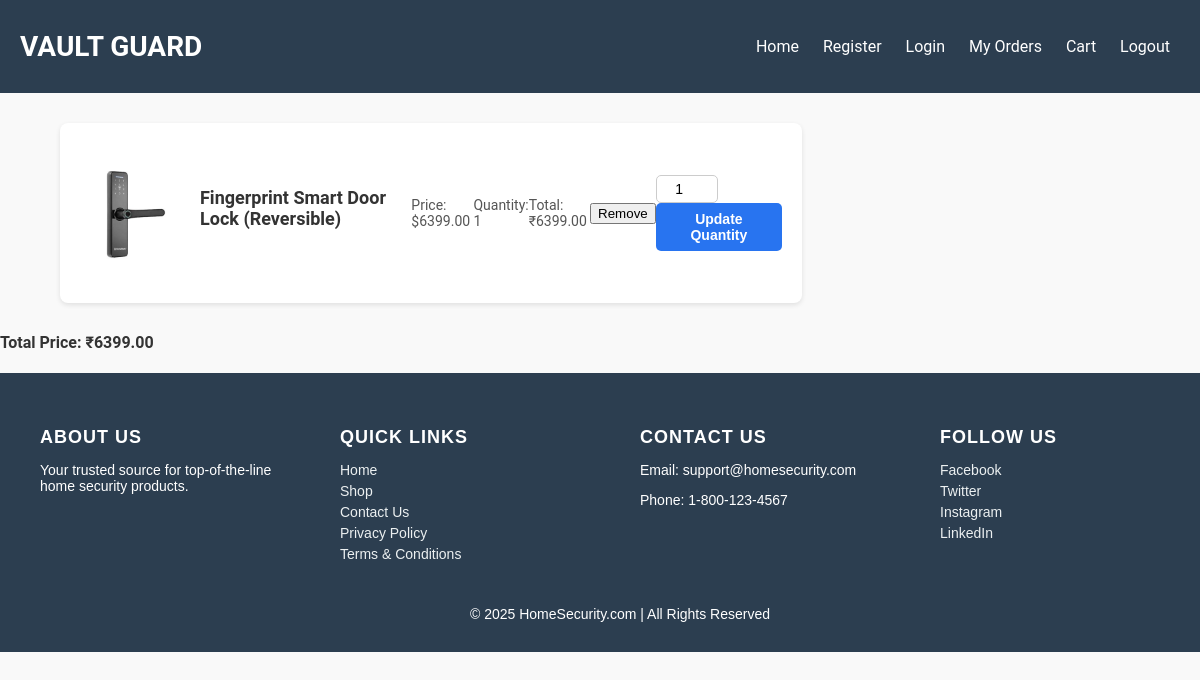
Before: /cart/ (signed in) with the older database file.
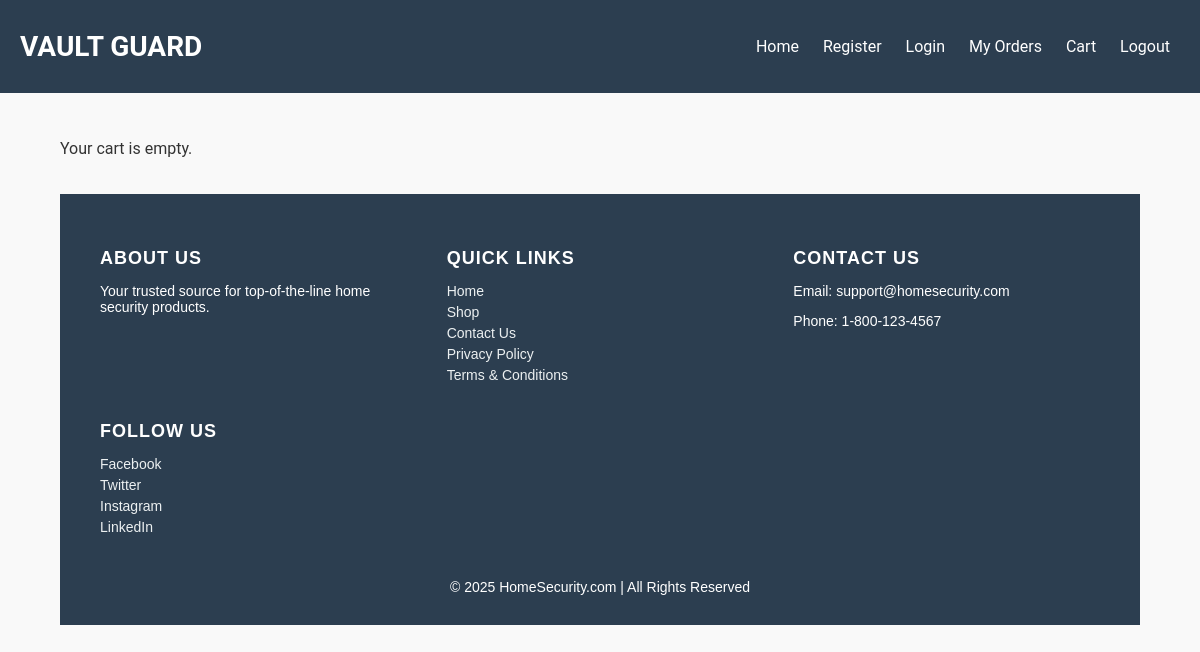
After: the same page with the newer database file.
### app/models.py (models this page shows, shortened)
class CartItem(models.Model):
    cart = models.ForeignKey(Cart, related_name='items', on_delete=models.CASCADE)
    product = models.ForeignKey(Product, on_delete=models.CASCADE)
    quantity = models.PositiveIntegerField(default=1)
    def get_total_price(self):
        return self.product.price * self.quantity

class Product(models.Model):
    name = models.CharField(max_length=200)
    description = models.TextField()
    price = models.DecimalField(max_digits=10, decimal_places=2)
    stock = models.IntegerField()
    image = models.ImageField(upload_to='products/')
    category = models.CharField(max_length=100)

### app/views.py (the view)
# urls.py: path('cart/', views.view_cart, name='view_cart'),
def view_cart(request):
    cart, created = Cart.objects.get_or_create(user=request.user)
    cart_items = cart.items.all()
    total_price = cart.get_total_price()
    return render(request, 'view_cart.html', {'cart_items': cart_items, 'total_price': total_price})

### app/models.py (called while the page is built)
    def get_total_price(self):
        total = sum(item.get_total_price() for item in self.items.all())
        return total

### templates/view_cart.html (shortened to what this page needs)
<!DOCTYPE html>
<html lang="en">
<head>
    {% load static %}
    <link rel="stylesheet" href="{% static 'css/cart.css' %}">
</head>
<body>
       <header class="navbar">
        <div class="navbar-left">
            <h1>VAULT GUARD</h1>
        </div>
        <nav class="navbar-right">
            <a href="/">Home</a>
            <a href="{% url 'register' %}">Register</a>
            <a href="{% url 'login' %}">Login</a>
            <a href="{% url 'user_orders' %}">My Orders</a>
            <a href="{% url 'view_cart' %}">Cart</a>
            <a href="{% url 'logout' %}">Logout</a>
        </nav>
    </header>
    <div class="cart-box">
    {% if cart_items %}
        <ul class="cart-items">
            {% for item in cart_items %}
                <li>
                    <img src="{{ item.product.image.url }}" alt="{{ item.product.name }}" width="100">
                    <h3>{{ item.product.name }}</h3>
                    <p>Price: ${{ item.product.price }}</p>
                    <p>Quantity: {{ item.quantity }}</p>
                    <p>Total: ₹{{ item.get_total_price }}</p>
                    <a href="{% url 'remove_from_cart' item.product.id %}"><button>Remove</button></a>
                    <form action="{% url 'update_quantity' item.product.id 1 %}" method="post" style="display:inline;">
                        <input type="number" name="quantity" value="{{ item.quantity }}" min="1">
                        <button type="submit">Update Quantity</button>
                    </form>
                </li>
            {% endfor %}
        </ul>
    </div>
        <h4>Total Price: ₹{{ total_price }}</h4>
    {% else %}
        <p>Your cart is empty.</p>
    {% endif %}
    <footer>
        <div class="footer-container">
          <div class="footer-section">
            <h4>About Us</h4>
            <p>Your trusted source for top-of-the-line home security products.</p>
          </div>
          <div class="footer-section">
            <h4>Quick Links</h4>
            <ul>
              <li><a href="/home">Home</a></li>
              <li><a href="/shop">Shop</a></li>
              <li><a href="/contact">Contact Us</a></li>
              <li><a href="/privacy-policy">Privacy Policy</a></li>
              <li><a href="/terms">Terms & Conditions</a></li>
            </ul>
          </div>
          <div class="footer-section">
            <h4>Contact Us</h4>
            <p>Email: support@homesecurity.com</p>
            <p>Phone: 1-800-123-4567</p>
          </div>
          <div class="footer-section">
            <h4>Follow Us</h4>
            <ul>
              <li><a href="https://facebook.com/homesecurity">Facebook</a></li>
              <li><a href="https://twitter.com/homesecurity">Twitter</a></li>
              <li><a href="https://instagram.com/homesecurity">Instagram</a></li>
              <li><a href="https://linkedin.com/company/homesecurity">LinkedIn</a></li>
            </ul>
          </div>
        </div>
        <div class="footer-bottom">
          <p>&copy; 2025 HomeSecurity.com | All Rights Reserved</p>
        </div>
      </footer>
</body>
</html>

Changed rows visible on the page:
removed CartItem: product.image (picture), product.name "Fingerprint Smart Door Lock (Reversible)", product.price "6399.00", quantity "1", get_total_price "6399.00"
Other visible differences:
{{ total_price }}: "6399.00" → (not shown)
text no longer shown: "Total Price: ₹"
text now shown: "Your cart is empty."
